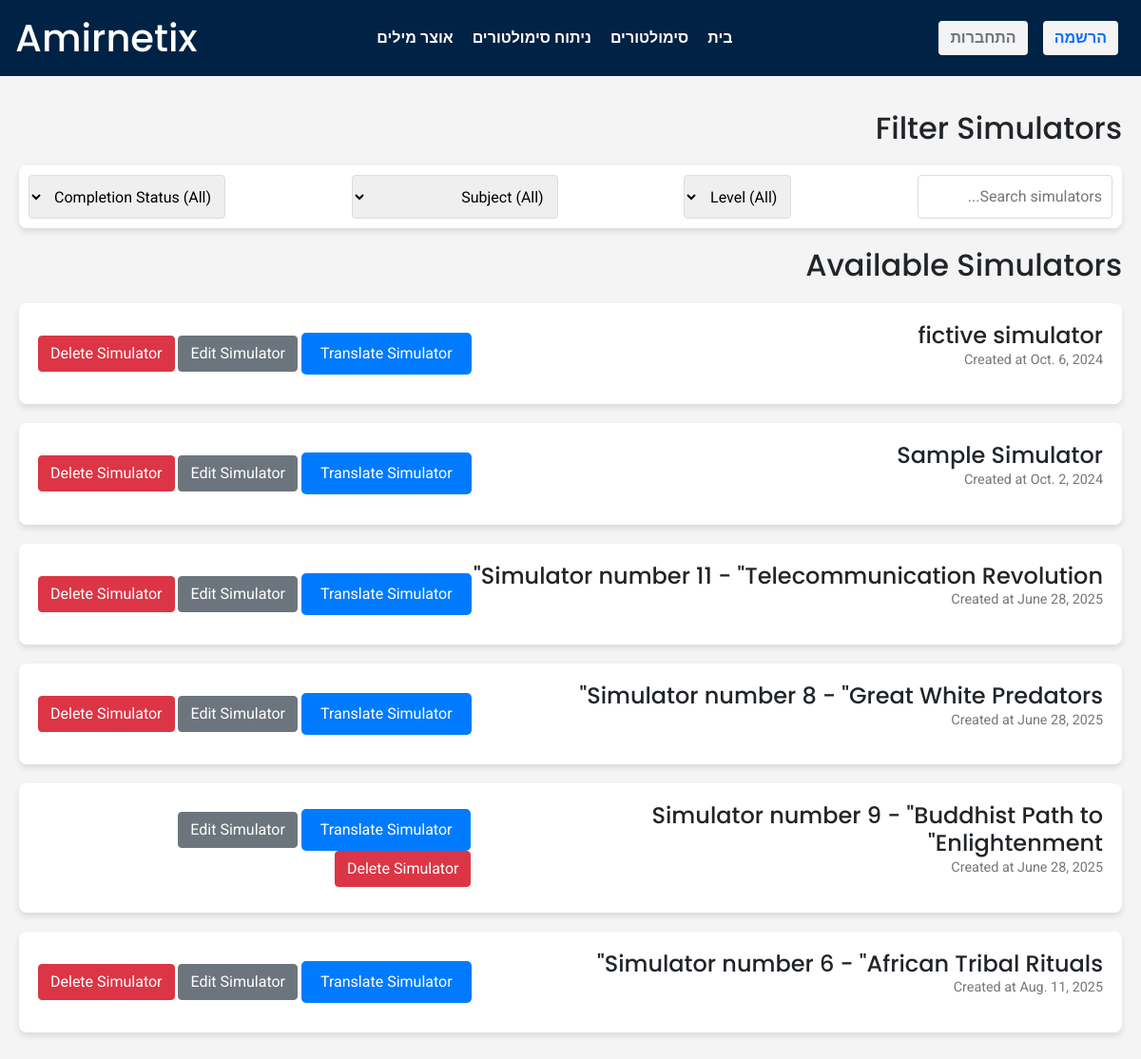
The page /Management/ on the database its author committed.
### Simulator/models.py (models this page shows, shortened)
class Simulator(models.Model):
    name = models.CharField(max_length=100)
    description = models.TextField(blank=True, null=True)
    level = models.IntegerField(choices=SimulatorLevel.choices, default=SimulatorLevel.MIX)
    create_date = models.DateField(auto_now_add=True)

### Management/views.py (the view)
# urls.py: path("", views.index,name='analysis'),
def index(request):
    try:
        simulators = Simulator.objects.all()
        return render(request,'Management/index.html',{
            'simulators' : simulators
        })
    except:
        return render(request,'Management/index.html')

### Management/templates/Management/index.html (shortened to what this page needs)
{% extends "Management/layout.html" %}
{% block body %}
    <div class="container">
    <div class="section">
        <h2>Filter Simulators</h2>
        <div class="filter-section">
            <input type="text" id="search-bar" placeholder="Search simulators..." onkeyup="filterSimulators()">
            <select name="level" id="level-filter" onchange="filterSimulators()">
                <option value="all">Level (All)</option>
            </select>
            <select name="subject" id="subject-filter" onchange="filterSimulators()">
                <option value="all">Subject (All)</option>
            </select>
            <select name="status" id="status-filter" onchange="filterSimulators()">
                <option value="all">Completion Status (All)</option>
            </select>
        </div>
    </div>
        <h2>Available Simulators</h2>
        {% if simulators %}
        <div id="simulator-list" class="simulator-list">
            {% for simulator in simulators %}
            <div id="{{simulator.id}}" class="simulator-card" data-level="{{simulator.level}}" data-subject="mix" data-status="not-done">
                <div>
                    <h3>{{simulator.name}}</h3>
                    <p class="details">Created at {{simulator.create_date}}</p>
                </div>
                <div class="buttons">
                    <a class="btn btn-primary" href="{% url 'translate' simulator_id=simulator.id %}">Translate Simulator</a>
                    <a class="btn btn-secondary" href="{% url 'edit_test' simulator_id=simulator.id %}">Edit Simulator</a>
                    <a class="btn btn-danger" href="{% url 'delete_test' simulator_id=simulator.id %}">Delete Simulator</a>
                </div>
            </div>
            {% endfor %}
        </div>
        {% endif %}
    </div>
{% endblock %}

### Management/static/Management/styles.css (style rules this page uses)
body { font-family: 'Roboto', sans-serif; margin: 0; padding: 0; background-color: #f4f4f4; }
h1, h2, h3 { font-family: 'Poppins', sans-serif; }
.container { max-width: 1200px; margin: auto; padding: 20px; justify-content: space-between; }
.section { max-width: 1200px; margin: 16px 0; }
a { text-decoration: none; color: #333; }
.filter-section { display: flex; justify-content: space-between; margin: 20px 0; padding: 10px; background-color: #fff; border-radius: 8px; box-shadow: 0 4px 6px rgba(0, 0, 0, 0.1); }
.filter-section select, .filter-section input { padding: 10px; border-radius: 4px; border: 1px solid #ddd; }
.simulator-list { margin-top: 20px; }
.simulator-card { display: flex; justify-content: space-between; background-color: #fff; padding: 20px; border-radius: 8px; box-shadow: 0 4px 6px rgba(0, 0, 0, 0.1); margin-bottom: 20px; align-items: center; }
.simulator-card h3 { margin: 0; font-size: 1.5em; }
.simulator-card .details { font-size: 0.9em; color: #777; }
.btn-primary { background-color: #007bff; border: none; padding: 10px 20px; font-size: 1rem; border-radius: 5px; cursor: pointer; }

### rows shown on the page
Simulator: name "fictive simulator", create_date "Oct. 6, 2024"
Simulator: name "Sample Simulator", create_date "Oct. 2, 2024"
Simulator: name "Simulator number 11 - \"Telecommunication Revolution\"", create_date "June 28, 2025"
Simulator: name "Simulator number 8 - \"Great White Predators\"", create_date "June 28, 2025"
Simulator: name "Simulator number 9 - \"Buddhist Path to Enlightenment\"", create_date "June 28, 2025"
Simulator: name "Simulator number 6 - \"African Tribal Rituals\"", create_date "Aug. 11, 2025"
